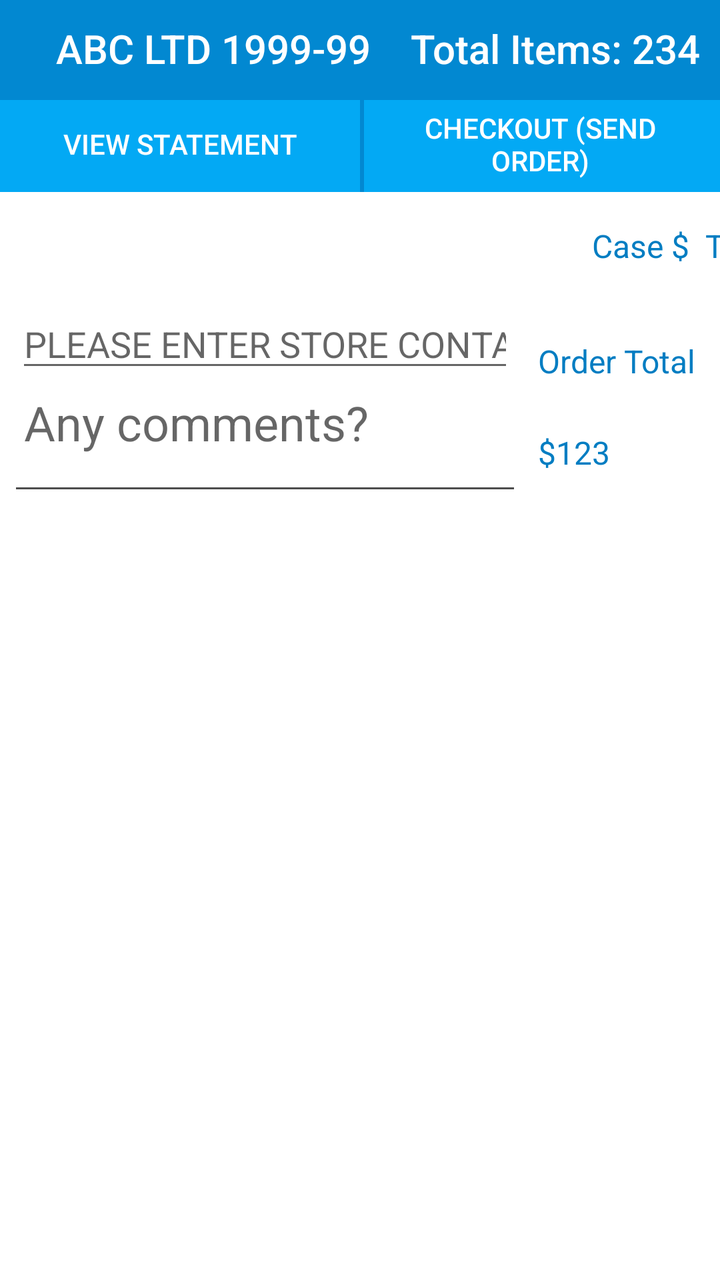
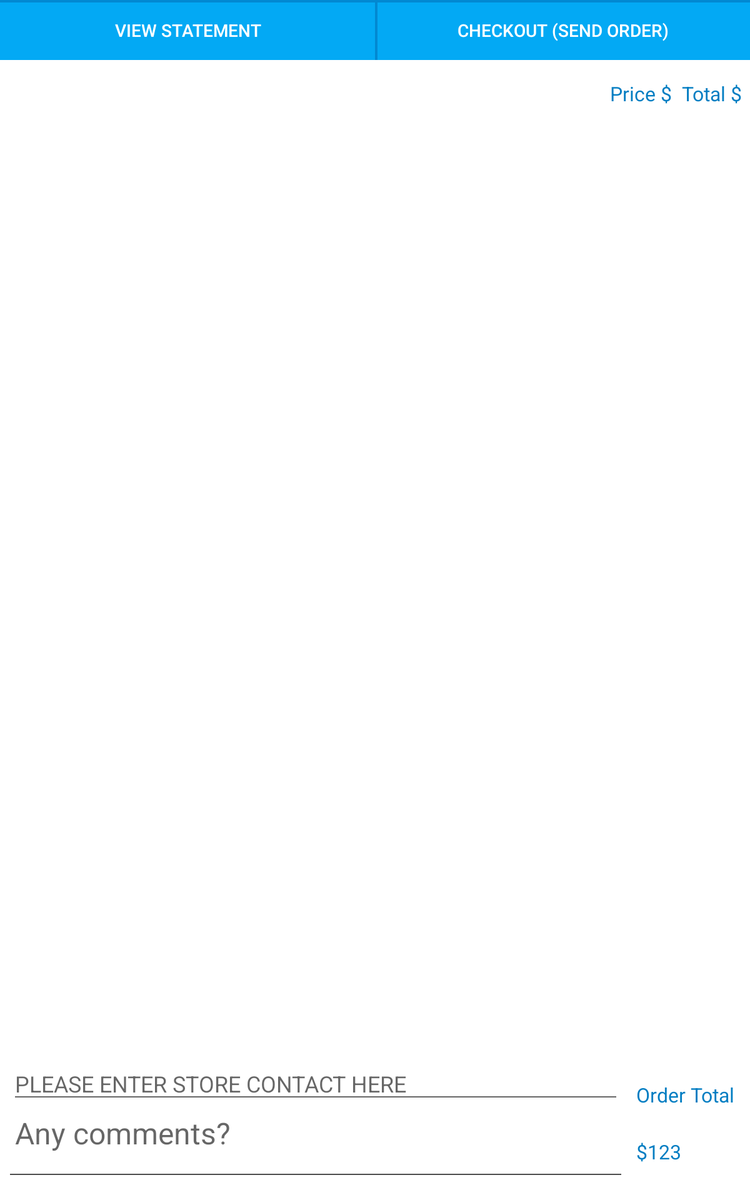

One screen, two layout resources from the same app: the default and the repository's alternative for another configuration. Each is rendered where Android would select it; the XML of both is given below.
<!-- AndroidManifest.xml: application theme MaterialAppTheme -->
<!-- res/layout/dialog_shopping_cart.xml -->
<?xml version="1.0" encoding="utf-8"?>
<androidx.constraintlayout.widget.ConstraintLayout xmlns:android="http://schemas.android.com/apk/res/android"
    xmlns:app="http://schemas.android.com/apk/res-auto"
    xmlns:tools="http://schemas.android.com/tools"
    android:layout_width="match_parent"
    android:layout_height="match_parent">

    <View
        android:id="@+id/control_bar"
        android:layout_width="0dp"
        android:layout_height="@dimen/dialog_number_pad_control_buttons_size"
        android:background="@color/colorPrimaryDark"
        app:layout_constraintEnd_toEndOf="parent"
        app:layout_constraintStart_toStartOf="parent"
        app:layout_constraintTop_toTopOf="parent" />

    <androidx.appcompat.widget.AppCompatImageButton
        android:id="@+id/btn_close"
        android:layout_width="wrap_content"
        android:layout_height="0dp"
        android:layout_margin="@dimen/dialog_number_pad_control_buttons_margin"
        android:adjustViewBounds="true"
        android:background="?android:selectableItemBackground"
        android:scaleType="fitXY"
        app:layout_constraintBottom_toBottomOf="@+id/control_bar"
        app:layout_constraintStart_toStartOf="@+id/control_bar"
        app:layout_constraintTop_toTopOf="@+id/control_bar"
        app:srcCompat="@drawable/ic_close_2"
        tools:ignore="ContentDescription" />


    <TextView
        android:id="@+id/totalItems"
        style="@style/TextAppearance.AppCompat.Widget.ActionBar.Title.Inverse"
        android:layout_width="wrap_content"
        android:layout_height="wrap_content"
        android:layout_marginStart="@dimen/default_margin"
        app:layout_constraintBottom_toBottomOf="@id/control_bar"
        app:layout_constraintEnd_toEndOf="parent"
        app:layout_constraintHorizontal_bias="0.0"
        app:layout_constraintTop_toTopOf="parent"
        android:layout_marginEnd="10dp"
        tools:text="Total Items: 234" />

    <TextView
        android:id="@+id/store_name"
        style="@style/TextAppearance.AppCompat.Widget.ActionBar.Title.Inverse"
        android:layout_width="wrap_content"
        android:layout_height="wrap_content"
        android:layout_marginStart="@dimen/default_margin"
        app:layout_constraintBottom_toBottomOf="@id/control_bar"
        app:layout_constraintEnd_toEndOf="parent"
        app:layout_constraintHorizontal_bias="0.0"
        app:layout_constraintStart_toEndOf="@id/btn_close"
        app:layout_constraintTop_toTopOf="parent"
        tools:text="ABC LTD 1999-99" />

    <ScrollView
        android:layout_width="fill_parent"
        android:layout_height="0dp"
        android:fitsSystemWindows="true"
        app:layout_constraintEnd_toEndOf="parent"
        app:layout_constraintStart_toStartOf="parent"
        app:layout_constraintBottom_toBottomOf="parent"
        app:layout_constraintTop_toBottomOf="@+id/buttons_barrier">
<androidx.constraintlayout.widget.ConstraintLayout
    android:layout_width="match_parent"
    android:layout_height="wrap_content">
    <androidx.constraintlayout.widget.Guideline
        android:id="@+id/guideline"
        android:layout_width="0dp"
        android:layout_height="0dp"
        android:orientation="vertical"
        app:layout_constraintGuide_percent="0.6"/>
    <androidx.constraintlayout.widget.ConstraintLayout
        android:layout_width="0dp"
        android:layout_height="wrap_content"
        android:id="@+id/constraint"
        android:layout_marginTop="16dp"
        app:layout_constraintLeft_toRightOf="@+id/guideline"
        app:layout_constraintRight_toRightOf="parent"
        app:layout_constraintTop_toTopOf="parent"
        app:layout_constraintBottom_toTopOf="@+id/listView_shoppingCart"
        >


        <androidx.appcompat.widget.AppCompatTextView
            android:id="@+id/case_amount"
            android:layout_width="wrap_content"
            android:layout_height="wrap_content"
            android:text="Case $  "
            android:textSize="@dimen/subtitle_1_text_size"
            android:textColor="@color/tabs_divider"
            app:layout_constraintBottom_toBottomOf="parent"
            app:layout_constraintLeft_toRightOf="@+id/view1"
            app:layout_constraintRight_toLeftOf="@+id/total_amount"
            app:layout_constraintTop_toTopOf="parent"
            app:layout_constraintVertical_chainStyle="packed" />

        <androidx.appcompat.widget.AppCompatTextView
            android:id="@+id/total_amount"
            android:layout_width="wrap_content"
            android:layout_height="wrap_content"
            android:text="Total $  "
            android:textSize="@dimen/subtitle_1_text_size"
            android:textColor="@color/tabs_divider"
            app:layout_constraintRight_toLeftOf="@+id/view"
            app:layout_constraintLeft_toRightOf="@+id/case_amount"
            app:layout_constraintTop_toTopOf="parent"
            app:layout_constraintBottom_toBottomOf="parent"
            app:layout_constraintVertical_chainStyle="packed"
            />
        <TextView
            android:layout_width="wrap_content"
            android:layout_height="1dp"
            android:id="@+id/view1"
            app:layout_constraintBottom_toBottomOf="parent"
            app:layout_constraintHorizontal_bias="0.0"
            app:layout_constraintStart_toStartOf="parent"
            app:layout_constraintLeft_toLeftOf="parent"
            app:layout_constraintRight_toLeftOf="@+id/total_amount"
            app:layout_constraintTop_toTopOf="parent"
            tools:text="Total quantity sold: 0"
            app:layout_constraintVertical_bias="0.0" />


        <TextView
            android:layout_width="wrap_content"
            android:layout_height="1dp"
            android:id="@+id/view"
            app:layout_constraintEnd_toEndOf="parent"
            app:layout_constraintBottom_toBottomOf="parent"
            app:layout_constraintRight_toRightOf="parent"
            app:layout_constraintLeft_toRightOf="@+id/total_amount"
            app:layout_constraintTop_toTopOf="parent"
            app:layout_constraintVertical_chainStyle="packed" />

    </androidx.constraintlayout.widget.ConstraintLayout>

    <androidx.recyclerview.widget.RecyclerView
        android:id="@+id/listView_shoppingCart"
        android:layout_width="0dp"
        android:layout_height="wrap_content"
        android:nestedScrollingEnabled="false"
        android:text="@string/no_items_found"
        android:layout_marginTop="@dimen/default_margin"
        app:layout_constraintBottom_toTopOf="@id/edtContact"
        app:layout_constraintEnd_toEndOf="parent"
        app:layout_constraintStart_toStartOf="parent"
        app:layout_constraintTop_toBottomOf="@id/constraint" >


    </androidx.recyclerview.widget.RecyclerView>

    <EditText
        android:id="@+id/edtContact"
        android:layout_width="0dp"
        android:layout_height="wrap_content"
        android:layout_marginStart="@dimen/gutter"
        android:layout_marginEnd="@dimen/gutter"
        android:hint="@string/please_enter_store_contact_here"
        android:importantForAutofill="no"
        android:layout_marginRight="@dimen/small_gutter"
        android:inputType="text"
        android:maxLength="120"
        app:layout_constraintTop_toBottomOf="@id/listView_shoppingCart"
        app:layout_constraintBottom_toTopOf="@id/edtComment"
        app:layout_constraintEnd_toStartOf="@+id/order_total_txt"
        app:layout_constraintStart_toStartOf="parent" />

    <EditText
        android:id="@+id/edtComment"
        android:layout_width="0dp"
        android:layout_height="wrap_content"
        android:layout_marginBottom="@dimen/gutter"
        android:background="@null"
        android:padding="@dimen/small_gutter"
        android:layout_marginRight="@dimen/small_gutter"
        android:hint="@string/any_comments"
        android:importantForAutofill="no"
        android:inputType="text"
        android:maxLength="120"
        android:layout_marginStart="@dimen/gutter"
        android:textSize="@dimen/field_text_size"
        app:layout_constraintBottom_toBottomOf="parent"
        app:layout_constraintStart_toStartOf="parent"
        app:layout_constraintEnd_toStartOf="@+id/order_total_txt"
        app:layout_constraintTop_toTopOf="@+id/order_total_txt" />

    <androidx.appcompat.widget.AppCompatTextView
        android:id="@+id/order_total_txt"
        android:layout_width="wrap_content"
        android:layout_height="wrap_content"
        android:layout_marginEnd="@dimen/gutter"
        android:padding="@dimen/small_gutter"
        android:text="Order Total"
        android:textColor="@color/tabs_divider"
        android:textSize="@dimen/subtitle_1_text_size"
        app:layout_constraintBottom_toTopOf="@+id/order_total_price"
        app:layout_constraintEnd_toEndOf="parent"
        app:layout_constraintStart_toEndOf="@+id/edtComment"
        app:layout_constraintTop_toBottomOf="@+id/listView_shoppingCart" />

    <androidx.appcompat.widget.AppCompatTextView
        android:id="@+id/order_total_price"
        android:layout_width="0dp"
        android:layout_height="wrap_content"
        android:layout_marginBottom="@dimen/gutter"
        android:layout_marginEnd="@dimen/gutter"
        android:text="$123"
        android:gravity="start|left"
        android:padding="@dimen/small_gutter"
        android:textSize="@dimen/subtitle_1_text_size"
        android:textColor="@color/tabs_divider"
        app:layout_constraintBottom_toBottomOf="parent"
        app:layout_constraintEnd_toEndOf="parent"
        app:layout_constraintHorizontal_bias="0.96"
        app:layout_constraintTop_toBottomOf="@+id/order_total_txt"
        app:layout_constraintStart_toEndOf="@+id/edtComment" />
    <View
        android:layout_width="0dp"
        android:layout_height="1dp"
        android:background="@color/dark_grey"
        app:layout_constraintTop_toBottomOf="@+id/edtComment"
        app:layout_constraintBottom_toBottomOf="parent"
        app:layout_constraintStart_toStartOf="parent"
        app:layout_constraintEnd_toStartOf="@+id/order_total_price"
        android:layout_marginStart="@dimen/gutter"
        android:layout_marginEnd="@dimen/gutter"
        android:layout_marginRight="@dimen/small_gutter"
        android:layout_marginBottom="@dimen/gutter"/>
</androidx.constraintlayout.widget.ConstraintLayout>
    </ScrollView>

    <androidx.appcompat.widget.AppCompatButton
        android:id="@+id/btnViewStatement"
        style="@style/DefaultButton"
        android:layout_width="0dp"
        android:layout_height="0dp"
        android:paddingStart="@dimen/gutter"
        android:paddingEnd="@dimen/gutter"
        android:text="@string/view_statement_shopping_cart"
        app:layout_constraintBottom_toBottomOf="@id/btnCheckout"
        app:layout_constraintEnd_toStartOf="@id/btnCheckout"
        app:layout_constraintStart_toStartOf="parent"
        app:layout_constraintTop_toBottomOf="@id/control_bar" />


    <androidx.appcompat.widget.AppCompatButton
        android:id="@+id/btnCheckout"
        style="@style/DefaultButton"
        android:layout_width="0dp"
        android:layout_height="wrap_content"
        android:paddingStart="@dimen/gutter"
        android:paddingEnd="@dimen/gutter"
        android:text="@string/checkout_shopping_cart"
        app:layout_constraintBottom_toBottomOf="@id/btnViewStatement"
        app:layout_constraintEnd_toEndOf="parent"
        app:layout_constraintStart_toEndOf="@id/btnViewStatement"
        app:layout_constraintTop_toBottomOf="@id/control_bar" />

    <View
        android:id="@+id/control_bar_divider"
        style="@style/Divider"
        android:layout_width="0dp"
        android:layout_height="@dimen/divider_size"
        app:layout_constraintEnd_toEndOf="parent"
        app:layout_constraintStart_toStartOf="parent"
        app:layout_constraintTop_toBottomOf="@id/control_bar" />

    <View
        android:id="@+id/divider1"
        style="@style/Divider"
        android:layout_width="@dimen/divider_size"
        android:layout_height="0dp"
        app:layout_constraintBottom_toBottomOf="@id/buttons_barrier"
        app:layout_constraintStart_toEndOf="@id/btnViewStatement"
        app:layout_constraintTop_toTopOf="@id/btnViewStatement" />

    <androidx.constraintlayout.widget.Barrier
        android:id="@+id/buttons_barrier"
        android:layout_width="wrap_content"
        android:layout_height="wrap_content"
        app:barrierDirection="bottom"
        app:constraint_referenced_ids="btnCheckout,btnViewStatement" />

</androidx.constraintlayout.widget.ConstraintLayout>
<!-- resources referenced by this layout -->
<resources>
  <color name="colorPrimaryDark">#0288D1</color>
  <color name="dark_grey">#4d4d4d</color>
  <color name="tabs_divider">#017DC2</color>
  <dimen name="default_margin">16dp</dimen>
  <dimen name="dialog_number_pad_control_buttons_margin">12dp</dimen>
  <dimen name="dialog_number_pad_control_buttons_size">48dp</dimen>
  <dimen name="divider_size">2dp</dimen>
  <dimen name="field_text_size">24sp</dimen>
  <dimen name="gutter">8dp</dimen>
  <dimen name="small_gutter">4dp</dimen>
  <dimen name="subtitle_1_text_size">16sp</dimen>
  <string name="any_comments">Any comments?</string>
  <string name="checkout_shopping_cart">Checkout (Send Order)</string>
  <string name="no_items_found">No items found!</string>
  <string name="please_enter_store_contact_here">PLEASE ENTER STORE CONTACT HERE</string>
  <string name="view_statement_shopping_cart">View Statement</string>
  <style name="DefaultButton" parent="@style/Widget.AppCompat.Button.Borderless.Colored">
          <item name="android:textColor">@android:color/white</item>
          <item name="android:background">@drawable/selector_dialog_mode</item>
      </style>
  <style name="Divider">
          <item name="android:background">@color/colorPrimaryDark</item>
      </style>
  <style name="MaterialAppTheme" parent="Theme.MaterialComponents.Light">
          
          <item name="colorPrimary">@color/colorPrimary</item>
          <item name="colorPrimaryDark">@color/colorPrimaryDark</item>
          <item name="colorAccent">@color/colorAccent</item>
          <item name="windowActionBar">false</item>
          <item name="windowNoTitle">true</item>
      </style>
  <!-- drawable selector_dialog_mode (drawable) -->
  <?xml version="1.0" encoding="utf-8"?>
  <selector xmlns:android="http://schemas.android.com/apk/res/android">
  
    <item android:drawable="@color/colorPrimaryDark" android:state_selected="true"/>
    <item android:drawable="@color/colorPrimary"/>
  
  </selector>
  <color name="colorPrimary">#03A9F4</color>
  <color name="colorAccent">#536DFE</color>
</resources>
<!-- res/layout-sw600dp/dialog_shopping_cart.xml (the repository's variant of the layout above) -->
<!-- drawn on a 7-inch tablet held upright -->
<?xml version="1.0" encoding="utf-8"?>
<androidx.constraintlayout.widget.ConstraintLayout xmlns:android="http://schemas.android.com/apk/res/android"
    xmlns:app="http://schemas.android.com/apk/res-auto"
    xmlns:tools="http://schemas.android.com/tools"
    android:layout_width="match_parent"
    android:layout_height="match_parent">

    <View
        android:id="@+id/control_bar"
        android:layout_width="0dp"
        android:layout_height="@dimen/dialog_number_pad_control_buttons_size"
        android:background="@color/colorPrimaryDark"
        app:layout_constraintEnd_toEndOf="parent"
        android:visibility="gone"
        app:layout_constraintStart_toStartOf="parent"
        app:layout_constraintTop_toTopOf="parent" />

    <androidx.appcompat.widget.AppCompatImageButton
        android:id="@+id/btn_close"
        android:layout_width="wrap_content"
        android:layout_height="0dp"
        android:layout_margin="@dimen/dialog_number_pad_control_buttons_margin"
        android:adjustViewBounds="true"
        android:background="?android:selectableItemBackground"
        android:scaleType="fitXY"
        app:layout_constraintBottom_toBottomOf="@+id/control_bar"
        app:layout_constraintStart_toStartOf="@+id/control_bar"
        app:layout_constraintTop_toTopOf="@+id/control_bar"
        app:srcCompat="@drawable/ic_close_2"
        tools:ignore="ContentDescription" />


    <TextView
        android:id="@+id/totalItems"
        style="@style/TextAppearance.AppCompat.Widget.ActionBar.Title.Inverse"
        android:layout_width="wrap_content"
        android:layout_height="wrap_content"
        android:layout_marginStart="@dimen/default_margin"
        app:layout_constraintBottom_toBottomOf="@id/control_bar"
        app:layout_constraintEnd_toEndOf="parent"
        app:layout_constraintHorizontal_bias="0.0"
        app:layout_constraintTop_toTopOf="parent"
        android:layout_marginEnd="10dp"
        tools:text="Total Items: 234" />

    <TextView
        android:id="@+id/store_name"
        style="@style/TextAppearance.AppCompat.Widget.ActionBar.Title.Inverse"
        android:layout_width="wrap_content"
        android:layout_height="wrap_content"
        android:layout_marginStart="@dimen/default_margin"
        app:layout_constraintBottom_toBottomOf="@id/control_bar"
        app:layout_constraintEnd_toEndOf="parent"
        app:layout_constraintHorizontal_bias="0.0"
        app:layout_constraintStart_toEndOf="@id/btn_close"
        app:layout_constraintTop_toTopOf="parent"
        tools:text="ABC LTD 1999-99" />
    <androidx.constraintlayout.widget.Guideline
        android:id="@+id/guideline"
        android:layout_width="0dp"
        android:layout_height="0dp"
        android:orientation="vertical"
        app:layout_constraintGuide_percent="0.6"/>
    <androidx.constraintlayout.widget.ConstraintLayout
        android:layout_width="0dp"
        android:layout_height="wrap_content"
        android:id="@+id/constraint"
        android:layout_marginTop="16dp"
        app:layout_constraintLeft_toRightOf="@+id/guideline"
        app:layout_constraintRight_toRightOf="parent"
        app:layout_constraintBottom_toTopOf="@+id/listView_shoppingCart"
        app:layout_constraintTop_toBottomOf="@+id/buttons_barrier">


        <androidx.appcompat.widget.AppCompatTextView
            android:id="@+id/case_amount"
            android:layout_width="wrap_content"
            android:layout_height="wrap_content"
            android:text="Price $  "
            android:textSize="@dimen/subtitle_1_text_size"
            android:textColor="@color/tabs_divider"
            app:layout_constraintBottom_toBottomOf="parent"
            app:layout_constraintLeft_toRightOf="@+id/view1"
            app:layout_constraintRight_toLeftOf="@+id/total_amount"
            app:layout_constraintTop_toTopOf="parent"
            app:layout_constraintVertical_chainStyle="packed" />

        <androidx.appcompat.widget.AppCompatTextView
            android:id="@+id/total_amount"
            android:layout_width="wrap_content"
            android:layout_height="wrap_content"
            android:text="Total $  "
            android:textSize="@dimen/subtitle_1_text_size"
            android:textColor="@color/tabs_divider"
            app:layout_constraintRight_toLeftOf="@+id/view"
            app:layout_constraintLeft_toRightOf="@+id/case_amount"
            app:layout_constraintTop_toTopOf="parent"
            app:layout_constraintBottom_toBottomOf="parent"
            app:layout_constraintVertical_chainStyle="packed"
            />
        <TextView
        android:layout_width="wrap_content"
        android:layout_height="1dp"
        android:id="@+id/view1"
            app:layout_constraintBottom_toBottomOf="parent"
            app:layout_constraintHorizontal_bias="0.0"
            app:layout_constraintStart_toStartOf="parent"
            app:layout_constraintLeft_toLeftOf="parent"
        app:layout_constraintRight_toLeftOf="@+id/total_amount"
        app:layout_constraintTop_toTopOf="parent"
            tools:text="Total quantity sold: 0"
            app:layout_constraintVertical_bias="0.0" />


        <TextView
            android:layout_width="wrap_content"
            android:layout_height="1dp"
            android:id="@+id/view"
            app:layout_constraintEnd_toEndOf="parent"
            app:layout_constraintBottom_toBottomOf="parent"
            app:layout_constraintRight_toRightOf="parent"
            app:layout_constraintLeft_toRightOf="@+id/total_amount"
            app:layout_constraintTop_toTopOf="parent"
            app:layout_constraintVertical_chainStyle="packed" />

    </androidx.constraintlayout.widget.ConstraintLayout>

    <androidx.recyclerview.widget.RecyclerView
        android:id="@+id/listView_shoppingCart"
        android:layout_width="0dp"
        android:layout_height="0dp"
        android:text="@string/no_items_found"
        android:layout_marginTop="@dimen/default_margin"
        app:layout_constraintBottom_toTopOf="@id/edtContact"
        app:layout_constraintEnd_toEndOf="parent"
        app:layout_constraintStart_toStartOf="parent"
        app:layout_constraintTop_toBottomOf="@id/constraint" >


    </androidx.recyclerview.widget.RecyclerView>

    <EditText
        android:id="@+id/edtContact"
        android:layout_width="0dp"
        android:layout_height="wrap_content"
        android:layout_marginStart="@dimen/gutter"
        android:layout_marginEnd="@dimen/gutter"
        android:hint="@string/please_enter_store_contact_here"
        android:importantForAutofill="no"
        android:layout_marginRight="@dimen/small_gutter"
        android:inputType="text"
        android:maxLength="120"
        app:layout_constraintBottom_toTopOf="@id/edtComment"
        app:layout_constraintEnd_toStartOf="@+id/order_total_txt"
        app:layout_constraintStart_toStartOf="parent" />

    <EditText
        android:id="@+id/edtComment"
        android:layout_width="0dp"
        android:layout_height="wrap_content"
        android:layout_marginBottom="@dimen/gutter"
        android:background="@null"
        android:padding="@dimen/small_gutter"
        android:layout_marginRight="@dimen/small_gutter"
        android:hint="@string/any_comments"
        android:importantForAutofill="no"
        android:inputType="text"
        android:maxLength="120"
        android:layout_marginStart="@dimen/gutter"
        android:textSize="@dimen/field_text_size"
        app:layout_constraintBottom_toBottomOf="parent"
        app:layout_constraintStart_toStartOf="parent"
        app:layout_constraintEnd_toStartOf="@+id/order_total_txt"
        app:layout_constraintTop_toTopOf="@+id/order_total_txt" />

    <androidx.appcompat.widget.AppCompatTextView
        android:id="@+id/order_total_txt"
        android:layout_width="wrap_content"
        android:layout_height="wrap_content"
        android:layout_marginEnd="@dimen/gutter"
        android:padding="@dimen/small_gutter"
        android:text="Order Total"
        android:textColor="@color/tabs_divider"
        android:textSize="@dimen/subtitle_1_text_size"
        app:layout_constraintBottom_toTopOf="@+id/order_total_price"
        app:layout_constraintEnd_toEndOf="parent"
        app:layout_constraintStart_toEndOf="@+id/edtComment"
        app:layout_constraintTop_toBottomOf="@+id/listView_shoppingCart" />

    <androidx.appcompat.widget.AppCompatTextView
        android:id="@+id/order_total_price"
        android:layout_width="0dp"
        android:layout_height="wrap_content"
        android:layout_marginBottom="@dimen/gutter"
        android:layout_marginEnd="@dimen/gutter"
        android:text="$123"
        android:gravity="start|left"
        android:padding="@dimen/small_gutter"
        android:textSize="@dimen/subtitle_1_text_size"
        android:textColor="@color/tabs_divider"
        app:layout_constraintBottom_toBottomOf="parent"
        app:layout_constraintEnd_toEndOf="parent"
        app:layout_constraintHorizontal_bias="0.96"
        app:layout_constraintTop_toBottomOf="@+id/order_total_txt"
        app:layout_constraintStart_toEndOf="@+id/edtComment" />
    <View
        android:layout_width="0dp"
        android:layout_height="1dp"
        android:background="@color/dark_grey"
        app:layout_constraintTop_toBottomOf="@+id/edtComment"
        app:layout_constraintBottom_toBottomOf="parent"
        app:layout_constraintStart_toStartOf="parent"
        app:layout_constraintEnd_toStartOf="@+id/order_total_price"
        android:layout_marginStart="@dimen/gutter"
        android:layout_marginEnd="@dimen/gutter"
        android:layout_marginRight="@dimen/small_gutter"
        android:layout_marginBottom="@dimen/gutter"/>

    <androidx.appcompat.widget.AppCompatButton
        android:id="@+id/btnViewStatement"
        style="@style/DefaultButton"
        android:layout_width="0dp"
        android:layout_height="0dp"
        android:paddingStart="@dimen/gutter"
        android:paddingEnd="@dimen/gutter"
        android:textSize="@dimen/subtitle_2_text_size"
        android:text="@string/view_statement_shopping_cart"
        app:layout_constraintBottom_toBottomOf="@id/btnCheckout"
        app:layout_constraintEnd_toStartOf="@id/btnCheckout"
        app:layout_constraintStart_toStartOf="parent"
        app:layout_constraintTop_toBottomOf="@id/control_bar" />


    <androidx.appcompat.widget.AppCompatButton
        android:id="@+id/btnCheckout"
        style="@style/DefaultButton"
        android:layout_width="0dp"
        android:layout_height="wrap_content"
        android:paddingStart="@dimen/gutter"
        android:paddingEnd="@dimen/gutter"
        android:text="@string/checkout_shopping_cart"
        android:textSize="@dimen/subtitle_2_text_size"
        app:layout_constraintBottom_toBottomOf="@id/btnViewStatement"
        app:layout_constraintEnd_toEndOf="parent"
        app:layout_constraintStart_toEndOf="@id/btnViewStatement"
        app:layout_constraintTop_toBottomOf="@id/control_bar" />

    <View
        android:id="@+id/control_bar_divider"
        style="@style/Divider"
        android:layout_width="0dp"
        android:layout_height="@dimen/divider_size"
        app:layout_constraintEnd_toEndOf="parent"
        app:layout_constraintStart_toStartOf="parent"
        app:layout_constraintTop_toBottomOf="@id/control_bar" />

    <View
        android:id="@+id/divider1"
        style="@style/Divider"
        android:layout_width="@dimen/divider_size"
        android:layout_height="0dp"
        app:layout_constraintBottom_toBottomOf="@id/buttons_barrier"
        app:layout_constraintStart_toEndOf="@id/btnViewStatement"
        app:layout_constraintTop_toTopOf="@id/btnViewStatement" />

    <androidx.constraintlayout.widget.Barrier
        android:id="@+id/buttons_barrier"
        android:layout_width="wrap_content"
        android:layout_height="wrap_content"
        app:barrierDirection="bottom"
        app:constraint_referenced_ids="btnCheckout,btnViewStatement" />

</androidx.constraintlayout.widget.ConstraintLayout>
<!-- resources referenced by the variant -->
<!-- as a 7-inch tablet held upright resolves them -->
<resources>
  <color name="colorPrimaryDark">#0288D1</color>
  <color name="dark_grey">#4d4d4d</color>
  <color name="tabs_divider">#017DC2</color>
  <dimen name="default_margin">16dp</dimen>
  <!-- from res/values-sw600dp/ -->
  <dimen name="dialog_number_pad_control_buttons_margin">14dp</dimen>
  <!-- from res/values-sw600dp/ -->
  <dimen name="dialog_number_pad_control_buttons_size">56dp</dimen>
  <dimen name="divider_size">2dp</dimen>
  <dimen name="field_text_size">24sp</dimen>
  <dimen name="gutter">8dp</dimen>
  <dimen name="small_gutter">4dp</dimen>
  <dimen name="subtitle_1_text_size">16sp</dimen>
  <dimen name="subtitle_2_text_size">14sp</dimen>
  <string name="any_comments">Any comments?</string>
  <string name="checkout_shopping_cart">Checkout (Send Order)</string>
  <string name="no_items_found">No items found!</string>
  <string name="please_enter_store_contact_here">PLEASE ENTER STORE CONTACT HERE</string>
  <string name="view_statement_shopping_cart">View Statement</string>
  <style name="DefaultButton" parent="@style/Widget.AppCompat.Button.Borderless.Colored">
          <item name="android:textColor">@android:color/white</item>
          <item name="android:background">@drawable/selector_dialog_mode</item>
      </style>
  <style name="Divider">
          <item name="android:background">@color/colorPrimaryDark</item>
      </style>
  <style name="MaterialAppTheme" parent="Theme.MaterialComponents.Light">
          
          <item name="colorPrimary">@color/colorPrimary</item>
          <item name="colorPrimaryDark">@color/colorPrimaryDark</item>
          <item name="colorAccent">@color/colorAccent</item>
          <item name="windowActionBar">false</item>
          <item name="windowNoTitle">true</item>
      </style>
  <!-- drawable selector_dialog_mode (drawable) -->
  <?xml version="1.0" encoding="utf-8"?>
  <selector xmlns:android="http://schemas.android.com/apk/res/android">
  
    <item android:drawable="@color/colorPrimaryDark" android:state_selected="true"/>
    <item android:drawable="@color/colorPrimary"/>
  
  </selector>
  <color name="colorPrimary">#03A9F4</color>
  <color name="colorAccent">#536DFE</color>
</resources>
